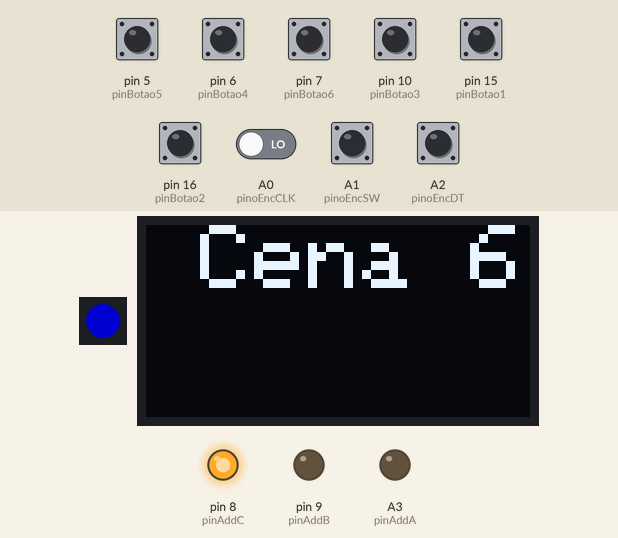
Recording of a sketch running on a simulated SparkFun Pro Micro, built with avr-gcc and run on an emulated ATmega32U4. Shown: 1 RGB LEDs in strip order, left to right, 128×64 one-colour display, output pins drawn as LEDs (lit = HIGH). Inputs (shaded band) come from the test bench; at power-on: A1 (pinoEncSW), A2 (pinoEncDT) HIGH, A0 (pinoEncCLK), pin 5 (pinBotao5), pin 6 (pinBotao4), pin 7 (pinBotao6), pin 10 (pinBotao3), pin 15 (pinBotao1), pin 16 (pinBotao2) LOW. Dim RGB values are drawn brighter than linear; USB keyboard and mouse output is not drawn.

Above: at 1.51 s.
1.6 s: pin 5 (pinBotao5) pulled HIGH for 0.15 s
At 2.11 s:
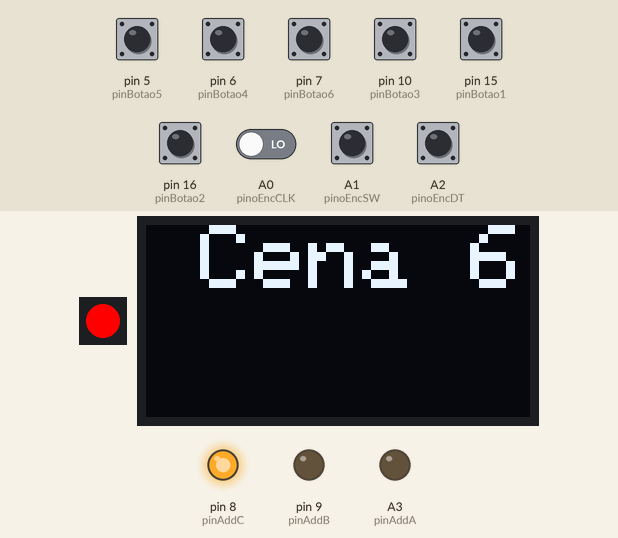
2.3 s: pin 5 (pinBotao5) pulled HIGH for 1 s
3.9 s: pin 6 (pinBotao4) pulled HIGH for 1 s
At 7.94 s:
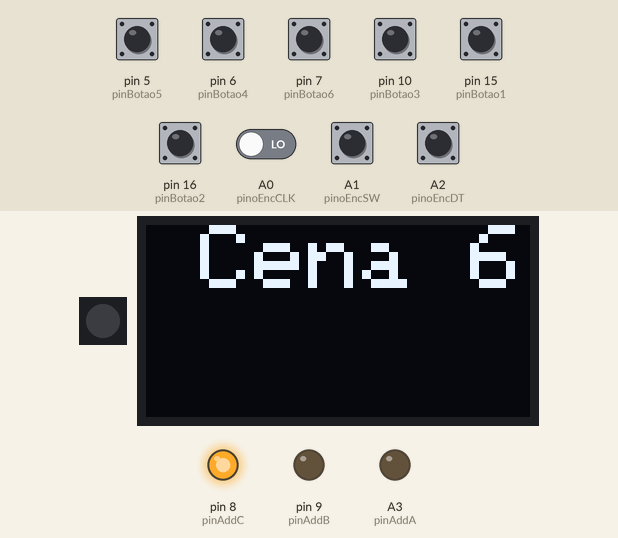
Timing chart, 0 to 14.5 s (numbered marks = the images above; inputs shaded):
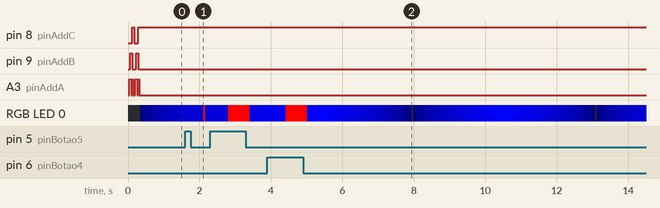

The sketch:

FunBots_StreamDeck_1.0.ino
```cpp
/*
      Programa Stream Deck DIY FunBots
      GitHub: https://github.com/cleberfunbots/StreamDeckFunBots

      Stream Deck para enviar comandos para computador, para auxilio de streamings e edição de vídeos
      Customizado para comandos para MacOS. Caso queira trocar para Windows, consultar as teclas conforme site abaixo:
      https://diyusthad.com/list-of-keyboard-modifiers

      Componentes:
        - Arduino Pro Micro;
        - 6 botões tipo "push-button táctil"
        - 6 Displays OLED I2C
        - 1 CI CD4051B
        - 1 Rotary Encoder
        - 1 Led WS2812b

      Versão 1.0 - Versão inicial com comandos para troca de Cenas no OBS MacOS - 30/Mar/2022

 *    * Criado por Cleber Borges - FunBots - @cleber.funbots  *     *

      Instagram: https://www.instagram.com/cleber.funbots/
      Facebook: https://www.facebook.com/cleber.funbots
      YouTube: https://www.youtube.com/channel/UCKs2l5weIqgJQxiLj0A6Atw
      Telegram: https://t.me/cleberfunbots

*/

// Inclusão das Bibliotecas
#include <Wire.h>
#include <Adafruit_GFX.h>
#include <Adafruit_SSD1306.h>
#include <Adafruit_NeoPixel.h>
#include <Keyboard.h>
#include <Mouse.h>
#include "logos.h"

// Define e Configura Display
#define SCREEN_WIDTH 128
#define SCREEN_HEIGHT 64
#define OLED_RESET 4
#define SCREEN_ADDRESS 0x3C
Adafruit_SSD1306 display(SCREEN_WIDTH, SCREEN_HEIGHT, &Wire, OLED_RESET);

// Definição de Pinos
const int pinAddA = A3;
const int pinAddB = 9;
const int pinAddC = 8;
const int pinBotao1 = 15;
const int pinBotao2 = 16;
const int pinBotao3 = 10;
const int pinBotao4 = 6;
const int pinBotao5 = 5;
const int pinBotao6 = 7;
const int pinLed = 14;
const int pinoEncCLK = A0;
const int pinoEncSW = A1;
const int pinoEncDT = A2;

// Variáveis de teclado (MacOS)
char commandKey = KEY_LEFT_GUI;   // Tecla WIN do Windows
char optionKey = KEY_LEFT_ALT;    // Tecla ALT do Windows
char shiftKey = KEY_LEFT_SHIFT;   // Tecla Shift
char controlKey = KEY_LEFT_CTRL;     // Tecla CTRL
char tabKey = KEY_TAB;              // Tecla Tab

// Cria objeto para acionar Led
Adafruit_NeoPixel led = Adafruit_NeoPixel(1, pinLed, NEO_GRB + NEO_KHZ800);

// Definição de Variáveis Globais
int statusB1 = 0;
int statusB2 = 0;
int statusB3 = 0;
int statusB4 = 0;
int statusB5 = 0;
int statusB6 = 0;
int statusEncSw = 0;

signed char contador = 0;

int CLK = 0;
int DT = 0;

uint32_t blue = led.Color(0,   0,   255);
uint32_t red = led.Color(255,   0,   0);
uint32_t black = led.Color(0,   0,   0);

byte brilho = 0;
int brilhoDir = 0;

/*
   SETUP
*/
void setup() {
  Serial.begin(9600);
  // Inicializa pinos
  pinMode(pinAddA, OUTPUT);
  pinMode(pinAddB, OUTPUT);
  pinMode(pinAddC, OUTPUT);

  pinMode(pinBotao1, INPUT);
  pinMode(pinBotao2, INPUT);
  pinMode(pinBotao3, INPUT);
  pinMode(pinBotao4, INPUT);
  pinMode(pinBotao5, INPUT);
  pinMode(pinBotao6, INPUT);

  pinMode(pinoEncSW, INPUT);
  pinMode(pinoEncCLK, INPUT);
  pinMode(pinoEncDT, INPUT);

  led.begin();           // INITIALIZE NeoPixel strip object (REQUIRED)
  led.show();            // Turn OFF all pixels ASAP
  led.setBrightness(180);


  // Inicializa Displays no endereço 0x3C do I2C
  Wire.begin();
  selDisp1();
  display.begin(SSD1306_SWITCHCAPVCC, 0x3C);
  display.clearDisplay();

  selDisp2();
  display.begin(SSD1306_SWITCHCAPVCC, 0x3C);

  selDisp3();
  display.begin(SSD1306_SWITCHCAPVCC, 0x3C);

  selDisp4();
  display.begin(SSD1306_SWITCHCAPVCC, 0x3C);

  selDisp5();
  display.begin(SSD1306_SWITCHCAPVCC, 0x3C);

  selDisp6();
  display.begin(SSD1306_SWITCHCAPVCC, 0x3C);

  // Configura cor e tamanho de texto
  display.setTextColor(WHITE);
  display.setTextSize(3);

  // Atualiza Displays com textos
  refreshDisplays();

}


void loop() {

  // Faz leitura do Encoder e dos botões
  leituraEncoder();
  leituraBotoes();

  // Se alterou o Encoder, envia dado para USB
  if (contador != 0) {
    Mouse.begin();
    Mouse.move(0, 0, contador);
    Mouse.end();
  }

  // Brilho Led Azul pulsante
  if (brilhoDir == 0) {
    brilho = brilho + 5;
    if (brilho >= 255) brilhoDir = 1;
  } else {
    brilho = brilho - 5;
    if (brilho <= 0) brilhoDir = 0;
  }

  // Acende Vermelho se pressionou botão
  if (statusB1 || statusB2 || statusB3 || statusB4 || statusB5 || statusB6 || statusEncSw ) {
    led.setBrightness(250);
    led.setPixelColor(0, red);
    led.show();
  } else {
    led.setBrightness(brilho);
    led.setPixelColor(0, blue);
    led.show();
  }
  delay(50);

}

void leituraBotoes() {
  statusB1 = digitalRead(pinBotao1);
  statusB2 = digitalRead(pinBotao2);
  statusB3 = digitalRead(pinBotao3);
  statusB4 = digitalRead(pinBotao4);
  statusB5 = digitalRead(pinBotao5);
  statusB6 = digitalRead(pinBotao6);
  statusEncSw = !digitalRead(pinoEncSW);

  Keyboard.begin();
  if (statusB1) {
    cmd1();
  } else if (statusB2) {
    cmd2();
  } else if (statusB3) {
    cmd3();
  } else if (statusB4) {
    cmd4();
  } else if (statusB5) {
    cmd5();
  } else if (statusB6) {
    cmd6();
  } else if (statusEncSw) {
    //cmd2();
  }
  Keyboard.end();
}

void leituraEncoder () {
  CLK = digitalRead(pinoEncCLK);
  DT = digitalRead(pinoEncDT);
  if (CLK != DT) {
    if (CLK) {
      contador++;
      if (contador >= 125) contador = 127;
    } else {
      contador--;
      if (contador <= -125) contador = 127;
    }
  } else {
    contador = 0;
  }
}

void cmd1() {
  acionaOBS();
  delay(100);
  Keyboard.press(controlKey);
  Keyboard.press(optionKey);
  Keyboard.press('1');
  delay(50);
  Keyboard.releaseAll();
  delay(100);
  trocaCena();
}

void cmd2() {
  acionaOBS();
  delay(100);
  Keyboard.press(controlKey);
  Keyboard.press(optionKey);
  Keyboard.press('2');
  delay(50);
  Keyboard.releaseAll();
  delay(100);
  trocaCena();
}

void cmd3() {
  acionaOBS();
  delay(100);
  Keyboard.press(controlKey);
  Keyboard.press(optionKey);
  Keyboard.press('3');
  delay(50);
  Keyboard.releaseAll();
  delay(100);
  trocaCena();
}

void cmd4() {
  acionaOBS();
  delay(100);
  Keyboard.press(controlKey);
  Keyboard.press(optionKey);
  Keyboard.press('4');
  delay(50);
  Keyboard.releaseAll();
  delay(100);
  trocaCena();
}

void cmd5() {
  acionaOBS();
  delay(100);
  Keyboard.press(controlKey);
  Keyboard.press(optionKey);
  Keyboard.press('5');
  delay(50);
  Keyboard.releaseAll();
  delay(100);
  trocaCena();
}

void cmd6() {
  acionaOBS();
  delay(100);
  Keyboard.press(controlKey);
  Keyboard.press(optionKey);
  Keyboard.press('6');
  delay(50);
  Keyboard.releaseAll();
  delay(100);
  trocaCena();
}

void trocaCena() {
  Keyboard.press(commandKey);
  Keyboard.press('6');
  delay(50);
  Keyboard.releaseAll();
  delay(100);
  Keyboard.press(commandKey);
  Keyboard.press(tabKey);
  delay(50);
  Keyboard.releaseAll();
}

void acionaOBS() {
  Keyboard.press(controlKey);
  Keyboard.press(optionKey);
  Keyboard.press('0');
  delay(50);
  Keyboard.releaseAll();
}

void refreshDisplays() {
  // Atualiza gráficos dos displays, pode-se colocar imagens se quiser, estão no arquivo logos.h e com comentário aqui embaixo
  selDisp1();
  display.clearDisplay();
  display.setCursor(0, 0);
  display.print(" Cena 1");
  //display.drawBitmap(0, 0, Normal_allArray[0], 128, 64, SSD1306_WHITE);
  display.display();

  selDisp2();
  display.clearDisplay();
  display.setCursor(0, 0);
  display.print(" Cena 2");
  //display.drawBitmap(0, 0, Normal_allArray[1], 128, 64, SSD1306_WHITE);
  display.display();

  selDisp3();
  display.clearDisplay();
  display.setCursor(0, 0);
  display.print(" Cena 3");
  //display.drawBitmap(0, 0, Normal_allArray[2], 128, 64, SSD1306_WHITE);
  display.display();

  selDisp4();
  display.clearDisplay();
  display.setCursor(0, 0);
  display.print(" Cena 4");
  //display.drawBitmap(0, 0, Normal_allArray[3], 128, 64, SSD1306_WHITE);
  display.display();

  selDisp5();
  display.clearDisplay();
  display.setCursor(0, 0);
  display.print(" Cena 5");
  //display.drawBitmap(0, 0, Normal_allArray[4], 128, 64, SSD1306_WHITE);
  display.display();

  selDisp6();
  display.clearDisplay();
  display.setCursor(0, 0);
  display.print(" Cena 6");
  //display.drawBitmap(0, 0, Normal_allArray[5], 128, 64, SSD1306_WHITE);
  display.display();
}

void selDisp1() {
  digitalWrite(pinAddA, LOW);
  digitalWrite(pinAddB, LOW);
  digitalWrite(pinAddC, LOW);
}

void selDisp2() {
  digitalWrite(pinAddA, HIGH);
  digitalWrite(pinAddB, LOW);
  digitalWrite(pinAddC, LOW);
}
void selDisp3() {
  digitalWrite(pinAddA, HIGH);
  digitalWrite(pinAddB, HIGH);
  digitalWrite(pinAddC, LOW);
}
void selDisp4() {
  digitalWrite(pinAddA, LOW);
  digitalWrite(pinAddB, HIGH);
  digitalWrite(pinAddC, LOW);
}
void selDisp5() {
  digitalWrite(pinAddA, HIGH);
  digitalWrite(pinAddB, LOW);
  digitalWrite(pinAddC, HIGH);
}
void selDisp6() {
  digitalWrite(pinAddA, LOW);
  digitalWrite(pinAddB, LOW);
  digitalWrite(pinAddC, HIGH);
}
```

Source omitted: logos.h (data table, 77582 bytes)
